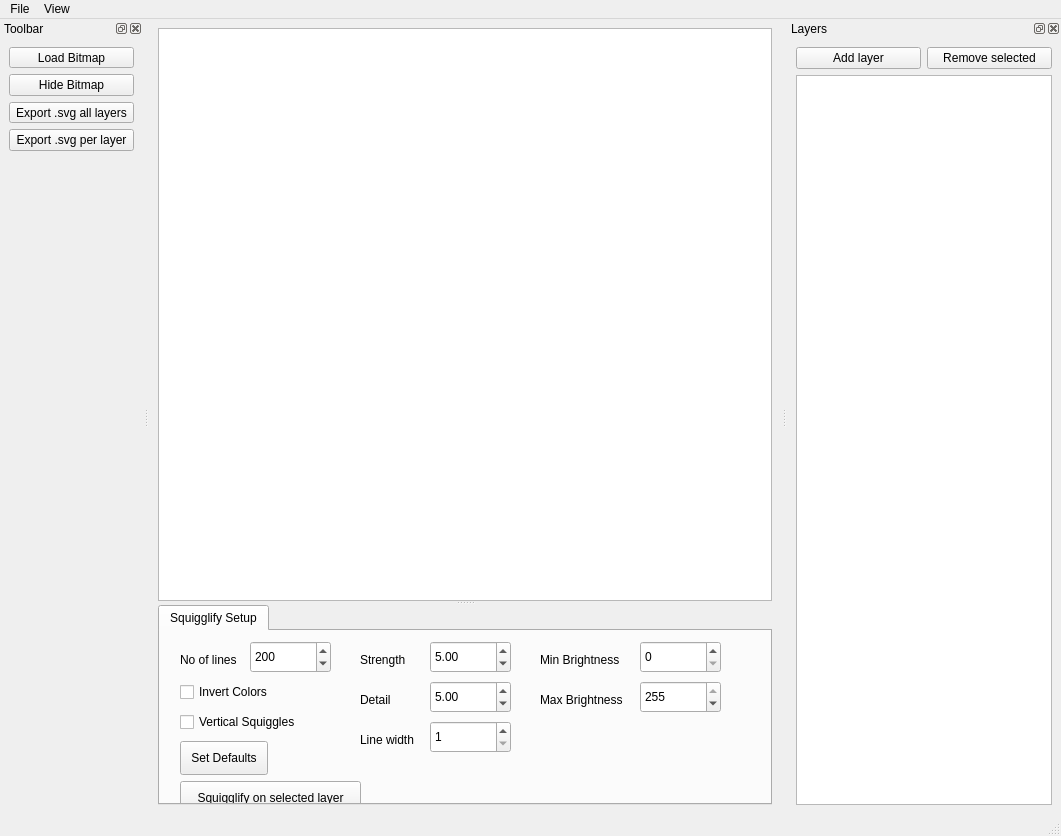
<?xml version="1.0" encoding="UTF-8"?>
<ui version="4.0">
 <class>MainWindow</class>
 <widget class="QMainWindow" name="MainWindow">
  <property name="geometry">
   <rect>
    <x>0</x>
    <y>0</y>
    <width>1061</width>
    <height>836</height>
   </rect>
  </property>
  <property name="windowTitle">
   <string>Image to SVG</string>
  </property>
  <widget class="QWidget" name="centralwidget">
   <layout class="QHBoxLayout" name="horizontalLayout">
    <item>
     <widget class="QSplitter" name="splitter">
      <property name="orientation">
       <enum>Qt::Vertical</enum>
      </property>
      <widget class="MyGraphicsView" name="graphicsView">
       <property name="sizePolicy">
        <sizepolicy hsizetype="Expanding" vsizetype="MinimumExpanding">
         <horstretch>0</horstretch>
         <verstretch>0</verstretch>
        </sizepolicy>
       </property>
       <property name="minimumSize">
        <size>
         <width>0</width>
         <height>500</height>
        </size>
       </property>
      </widget>
      <widget class="QTabWidget" name="squigglifySetup">
       <property name="sizePolicy">
        <sizepolicy hsizetype="MinimumExpanding" vsizetype="MinimumExpanding">
         <horstretch>0</horstretch>
         <verstretch>0</verstretch>
        </sizepolicy>
       </property>
       <property name="minimumSize">
        <size>
         <width>0</width>
         <height>200</height>
        </size>
       </property>
       <property name="currentIndex">
        <number>0</number>
       </property>
       <widget class="QWidget" name="tab">
        <attribute name="title">
         <string>Squigglify Setup</string>
        </attribute>
        <widget class="QLabel" name="label">
         <property name="geometry">
          <rect>
           <x>20</x>
           <y>20</y>
           <width>81</width>
           <height>18</height>
          </rect>
         </property>
         <property name="text">
          <string>No of lines</string>
         </property>
         <property name="buddy">
          <cstring>noOfLines</cstring>
         </property>
        </widget>
        <widget class="QCheckBox" name="invertColors">
         <property name="geometry">
          <rect>
           <x>20</x>
           <y>50</y>
           <width>111</width>
           <height>22</height>
          </rect>
         </property>
         <property name="text">
          <string>Invert Colors</string>
         </property>
        </widget>
        <widget class="QSpinBox" name="noOfLines">
         <property name="geometry">
          <rect>
           <x>90</x>
           <y>10</y>
           <width>81</width>
           <height>32</height>
          </rect>
         </property>
         <property name="minimum">
          <number>1</number>
         </property>
         <property name="maximum">
          <number>5000</number>
         </property>
         <property name="value">
          <number>200</number>
         </property>
        </widget>
        <widget class="QLabel" name="label_2">
         <property name="geometry">
          <rect>
           <x>200</x>
           <y>20</y>
           <width>71</width>
           <height>18</height>
          </rect>
         </property>
         <property name="text">
          <string>Strength</string>
         </property>
         <property name="buddy">
          <cstring>strength</cstring>
         </property>
        </widget>
        <widget class="QDoubleSpinBox" name="strength">
         <property name="geometry">
          <rect>
           <x>270</x>
           <y>10</y>
           <width>81</width>
           <height>32</height>
          </rect>
         </property>
         <property name="maximum">
          <double>100.000000000000000</double>
         </property>
         <property name="value">
          <double>5.000000000000000</double>
         </property>
        </widget>
        <widget class="QDoubleSpinBox" name="detail">
         <property name="geometry">
          <rect>
           <x>270</x>
           <y>50</y>
           <width>81</width>
           <height>32</height>
          </rect>
         </property>
         <property name="minimum">
          <double>1.000000000000000</double>
         </property>
         <property name="maximum">
          <double>10.000000000000000</double>
         </property>
         <property name="value">
          <double>5.000000000000000</double>
         </property>
        </widget>
        <widget class="QLabel" name="label_3">
         <property name="geometry">
          <rect>
           <x>200</x>
           <y>60</y>
           <width>71</width>
           <height>18</height>
          </rect>
         </property>
         <property name="text">
          <string>Detail</string>
         </property>
         <property name="buddy">
          <cstring>detail</cstring>
         </property>
        </widget>
        <widget class="QLabel" name="lineWidthLabel">
         <property name="geometry">
          <rect>
           <x>200</x>
           <y>100</y>
           <width>71</width>
           <height>18</height>
          </rect>
         </property>
         <property name="text">
          <string>Line width</string>
         </property>
         <property name="buddy">
          <cstring>lineWidth</cstring>
         </property>
        </widget>
        <widget class="QSpinBox" name="lineWidth">
         <property name="geometry">
          <rect>
           <x>270</x>
           <y>90</y>
           <width>81</width>
           <height>32</height>
          </rect>
         </property>
         <property name="minimum">
          <number>1</number>
         </property>
         <property name="maximum">
          <number>10</number>
         </property>
         <property name="value">
          <number>1</number>
         </property>
        </widget>
        <widget class="QPushButton" name="setDefaults">
         <property name="geometry">
          <rect>
           <x>20</x>
           <y>110</y>
           <width>88</width>
           <height>34</height>
          </rect>
         </property>
         <property name="text">
          <string>Set Defaults</string>
         </property>
        </widget>
        <widget class="QToolButton" name="squigglify">
         <property name="geometry">
          <rect>
           <x>20</x>
           <y>150</y>
           <width>181</width>
           <height>34</height>
          </rect>
         </property>
         <property name="sizePolicy">
          <sizepolicy hsizetype="Expanding" vsizetype="Fixed">
           <horstretch>0</horstretch>
           <verstretch>0</verstretch>
          </sizepolicy>
         </property>
         <property name="text">
          <string>Squigglify on selected layer</string>
         </property>
        </widget>
        <widget class="QCheckBox" name="verticalSquiggles">
         <property name="geometry">
          <rect>
           <x>20</x>
           <y>80</y>
           <width>131</width>
           <height>22</height>
          </rect>
         </property>
         <property name="text">
          <string>Vertical Squiggles</string>
         </property>
        </widget>
        <widget class="QLabel" name="lineWidthLabel_2">
         <property name="geometry">
          <rect>
           <x>380</x>
           <y>20</y>
           <width>101</width>
           <height>18</height>
          </rect>
         </property>
         <property name="text">
          <string>Min Brightness</string>
         </property>
         <property name="buddy">
          <cstring>minBrightness</cstring>
         </property>
        </widget>
        <widget class="QSpinBox" name="minBrightness">
         <property name="geometry">
          <rect>
           <x>480</x>
           <y>10</y>
           <width>81</width>
           <height>32</height>
          </rect>
         </property>
         <property name="minimum">
          <number>0</number>
         </property>
         <property name="maximum">
          <number>255</number>
         </property>
         <property name="value">
          <number>0</number>
         </property>
        </widget>
        <widget class="QLabel" name="lineWidthLabel_3">
         <property name="geometry">
          <rect>
           <x>380</x>
           <y>60</y>
           <width>101</width>
           <height>18</height>
          </rect>
         </property>
         <property name="text">
          <string>Max Brightness</string>
         </property>
         <property name="buddy">
          <cstring>maxBrightness</cstring>
         </property>
        </widget>
        <widget class="QSpinBox" name="maxBrightness">
         <property name="geometry">
          <rect>
           <x>480</x>
           <y>50</y>
           <width>81</width>
           <height>32</height>
          </rect>
         </property>
         <property name="minimum">
          <number>0</number>
         </property>
         <property name="maximum">
          <number>255</number>
         </property>
         <property name="value">
          <number>255</number>
         </property>
        </widget>
       </widget>
      </widget>
     </widget>
    </item>
   </layout>
  </widget>
  <widget class="QMenuBar" name="menubar">
   <property name="geometry">
    <rect>
     <x>0</x>
     <y>0</y>
     <width>1061</width>
     <height>30</height>
    </rect>
   </property>
   <widget class="QMenu" name="menuFile">
    <property name="title">
     <string>File</string>
    </property>
    <addaction name="actionLoad_Image"/>
    <addaction name="actionExport_SVG"/>
    <addaction name="separator"/>
    <addaction name="actionQuit_2"/>
   </widget>
   <widget class="QMenu" name="menuView">
    <property name="title">
     <string>View</string>
    </property>
    <addaction name="actionShow_toolbar"/>
    <addaction name="actionShow_layers"/>
    <addaction name="separator"/>
    <addaction name="actionZoom_In"/>
    <addaction name="actionZoom_to"/>
    <addaction name="actionZoom_Out"/>
   </widget>
   <addaction name="menuFile"/>
   <addaction name="menuView"/>
  </widget>
  <widget class="QStatusBar" name="statusbar"/>
  <widget class="QDockWidget" name="toolBar">
   <property name="windowTitle">
    <string>Toolbar</string>
   </property>
   <attribute name="dockWidgetArea">
    <number>1</number>
   </attribute>
   <widget class="QWidget" name="dockWidgetContents">
    <layout class="QVBoxLayout" name="verticalLayout">
     <item>
      <widget class="QToolButton" name="loadBitmap">
       <property name="sizePolicy">
        <sizepolicy hsizetype="Expanding" vsizetype="Fixed">
         <horstretch>0</horstretch>
         <verstretch>0</verstretch>
        </sizepolicy>
       </property>
       <property name="text">
        <string>Load Bitmap</string>
       </property>
      </widget>
     </item>
     <item>
      <widget class="QPushButton" name="hideBitmap">
       <property name="text">
        <string>Hide Bitmap</string>
       </property>
      </widget>
     </item>
     <item>
      <widget class="QToolButton" name="exportSvg">
       <property name="sizePolicy">
        <sizepolicy hsizetype="Expanding" vsizetype="Fixed">
         <horstretch>0</horstretch>
         <verstretch>0</verstretch>
        </sizepolicy>
       </property>
       <property name="text">
        <string>Export .svg all layers</string>
       </property>
      </widget>
     </item>
     <item>
      <widget class="QPushButton" name="exportSvgPerLayer">
       <property name="text">
        <string>Export .svg per layer</string>
       </property>
      </widget>
     </item>
     <item>
      <spacer name="verticalSpacer">
       <property name="orientation">
        <enum>Qt::Vertical</enum>
       </property>
       <property name="sizeHint" stdset="0">
        <size>
         <width>20</width>
         <height>40</height>
        </size>
       </property>
      </spacer>
     </item>
    </layout>
   </widget>
  </widget>
  <widget class="QDockWidget" name="layers">
   <property name="windowTitle">
    <string>Layers</string>
   </property>
   <attribute name="dockWidgetArea">
    <number>2</number>
   </attribute>
   <widget class="QWidget" name="dockWidgetContents_2">
    <layout class="QVBoxLayout" name="verticalLayout_2">
     <item>
      <layout class="QGridLayout" name="gridLayout">
       <item row="0" column="1">
        <widget class="QPushButton" name="removeLayer">
         <property name="text">
          <string>Remove selected</string>
         </property>
        </widget>
       </item>
       <item row="0" column="0">
        <widget class="QPushButton" name="addLayer">
         <property name="text">
          <string>Add layer</string>
         </property>
        </widget>
       </item>
      </layout>
     </item>
     <item>
      <widget class="QListView" name="layersList">
       <property name="alternatingRowColors">
        <bool>true</bool>
       </property>
      </widget>
     </item>
    </layout>
   </widget>
  </widget>
  <action name="actionLoad_Image">
   <property name="text">
    <string>Load Image</string>
   </property>
  </action>
  <action name="actionExport_SVG">
   <property name="text">
    <string>Export SVG</string>
   </property>
  </action>
  <action name="actionShow_toolbar">
   <property name="text">
    <string>Show toolbar</string>
   </property>
  </action>
  <action name="actionZoom_In">
   <property name="text">
    <string>Zoom In</string>
   </property>
  </action>
  <action name="actionZoom_Out">
   <property name="text">
    <string>Zoom Out</string>
   </property>
  </action>
  <action name="actionZoom_to">
   <property name="text">
    <string>Zoom to Fit</string>
   </property>
  </action>
  <action name="actionQuit">
   <property name="text">
    <string>Quit</string>
   </property>
  </action>
  <action name="actionQuit_2">
   <property name="text">
    <string>Quit</string>
   </property>
  </action>
  <action name="actionShow_layers">
   <property name="text">
    <string>Show layers</string>
   </property>
  </action>
 </widget>
 <customwidgets>
  <customwidget>
   <class>MyGraphicsView</class>
   <extends>QGraphicsView</extends>
   <header>mygraphicsview.h</header>
  </customwidget>
 </customwidgets>
 <tabstops>
  <tabstop>loadBitmap</tabstop>
  <tabstop>hideBitmap</tabstop>
  <tabstop>exportSvg</tabstop>
  <tabstop>squigglifySetup</tabstop>
  <tabstop>noOfLines</tabstop>
  <tabstop>invertColors</tabstop>
  <tabstop>verticalSquiggles</tabstop>
  <tabstop>strength</tabstop>
  <tabstop>detail</tabstop>
  <tabstop>lineWidth</tabstop>
  <tabstop>minBrightness</tabstop>
  <tabstop>maxBrightness</tabstop>
  <tabstop>setDefaults</tabstop>
  <tabstop>squigglify</tabstop>
  <tabstop>addLayer</tabstop>
  <tabstop>removeLayer</tabstop>
  <tabstop>layersList</tabstop>
  <tabstop>graphicsView</tabstop>
 </tabstops>
 <resources/>
 <connections/>
</ui>
